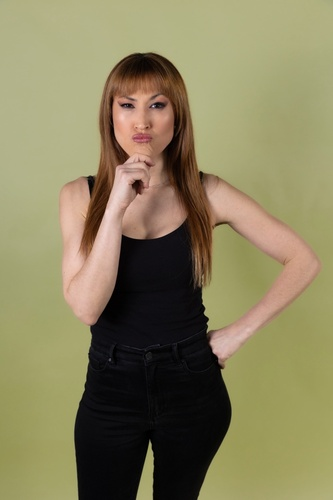
#> input picture 131 OK CORREGIDA.jpg, 333 x 500 px, shrunk from 640 x 960 before the run; the run also reads 1 picture not shown here
$ python main3.py
#> lines starting #> are read from the running program, lines starting #| are printed output that depends on the picture
import os
from PIL import Image, ImageEnhance, ImageStat
import argparse

# Constantes
RESOURCES_FOLDER = "resources"
PROCESSED_FOLDER = os.path.join(RESOURCES_FOLDER, "procesadas")
CORRECTED_IMAGE_PATH = "131 OK CORREGIDA.jpg"
ORIGINAL_IMAGE_PATH = "Teatro-131.jpg"


def calculate_brightness_difference(corrected_image, original_image):
    corrected_stat = ImageStat.Stat(corrected_image.convert('L'))
    original_stat = ImageStat.Stat(original_image.convert('L'))

    brightness_corrected = corrected_stat.mean[0]
    brightness_original = original_stat.mean[0]

    brightness_adjust = brightness_corrected / brightness_original
    return brightness_adjust


def calculate_temperature_difference(corrected_image, original_image):
    # Simplified color adjustment by comparing average red and blue channel values
    corrected_stat = ImageStat.Stat(corrected_image)
    original_stat = ImageStat.Stat(original_image)

    red_corrected, green_corrected, blue_corrected = corrected_stat.mean[:3]
    red_original, green_original, blue_original = original_stat.mean[:3]

    # Assume that temperature can be approximated by the ratio of red to blue
    red_blue_ratio_corrected = red_corrected / blue_corrected
    red_blue_ratio_original = red_original / blue_original

    temperature_adjust = (
                                     red_blue_ratio_corrected - red_blue_ratio_original) * 128  # Scale the value to get a noticeable change
    return temperature_adjust


def adjust_brightness(image, brightness_value):
    enhancer = ImageEnhance.Brightness(image)
    return enhancer.enhance(brightness_value)


def adjust_temperature(image, temperature_value):
    # Adjust temperature by modifying red and blue channels
    r, g, b = image.split()
    r = r.point(lambda i: i + temperature_value)
    b = b.point(lambda i: i - temperature_value)
    return Image.merge('RGB', (r, g, b))


def process_images(additional_temperature_percentage):
    # Crear el directorio para las imágenes procesadas si no existe
#> called with additional_temperature_percentage = 0
    if not os.path.exists(PROCESSED_FOLDER):
        os.makedirs(PROCESSED_FOLDER)

    corrected_image = Image.open(CORRECTED_IMAGE_PATH)
#> corrected_image is the input picture: PIL image 333x500 RGB; mean R, G, B 136.6, 129, 93.5
    original_image = Image.open(ORIGINAL_IMAGE_PATH)

    brightness_adjust = calculate_brightness_difference(corrected_image, original_image)
#> in calculate_brightness_difference, `brightness_corrected = corrected_stat.mean[0]`: brightness_corrected = 127.2
#> in calculate_brightness_difference, `brightness_original = original_stat.mean[0]`: brightness_original = 123.5
#> in calculate_brightness_difference, `brightness_adjust = brightness_corrected / brightness_original`: brightness_adjust = 1.03
#> brightness_adjust = 1.03
    base_temperature_adjust = calculate_temperature_difference(corrected_image, original_image)
#> in calculate_temperature_difference, `red_corrected, green_corrected, blue_corrected = corrected_stat.mean[:3]`: red_corrected = 136.6; green_corrected = 129; blue_corrected = 93.46
#> in calculate_temperature_difference, `red_original, green_original, blue_original = original_stat.mean[:3]`: red_original = 133; green_original = 125.4; blue_original = 88.28
#> in calculate_temperature_difference, `red_blue_ratio_corrected = red_corrected / blue_corrected`: red_blue_ratio_corrected = 1.46
#> in calculate_temperature_difference, `red_blue_ratio_original = red_original / blue_original`: red_blue_ratio_original = 1.51
#> in calculate_temperature_difference, `temperature_adjust = ( red_blue_ratio_corrected - red_blue_ratio_origi..`: temperature_adjust = -5.77
#> base_temperature_adjust = -5.77

    # Aplicar el porcentaje adicional de temperatura
    additional_temperature_adjust = base_temperature_adjust * (additional_temperature_percentage / 100)
#> additional_temperature_adjust = 0
    total_temperature_adjust = base_temperature_adjust + additional_temperature_adjust
#> total_temperature_adjust = -5.77

    for filename in os.listdir(RESOURCES_FOLDER):
        if filename.lower().endswith(('.png', '.jpg', '.jpeg', '.bmp', '.gif')) and filename != "procesadas":
            image_path = os.path.join(RESOURCES_FOLDER, filename)
            image = Image.open(image_path)
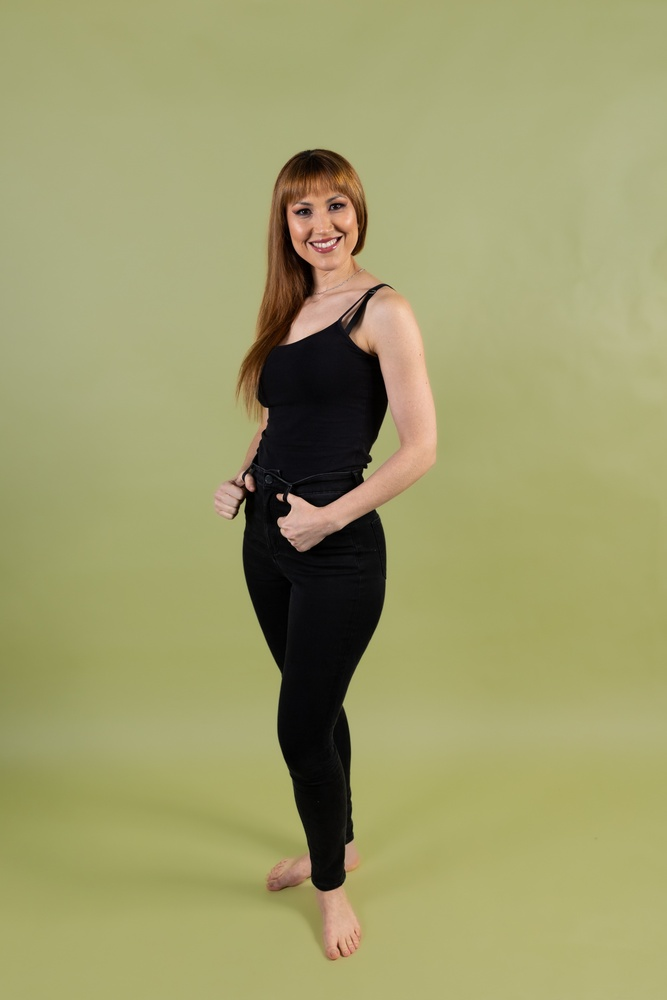
#> input picture resources/Teatro-113.jpg, 667 x 1000 px, shrunk from 1280 x 1920 before the run
#> image is the input picture: PIL image 667x1000 RGB; mean R, G, B 158.5, 156.8, 106.9
            print(f"Processing {filename}...")
            image = adjust_brightness(image, brightness_adjust)
            image = adjust_temperature(image, total_temperature_adjust)
#> in adjust_temperature, `r, g, b = image.split()`:
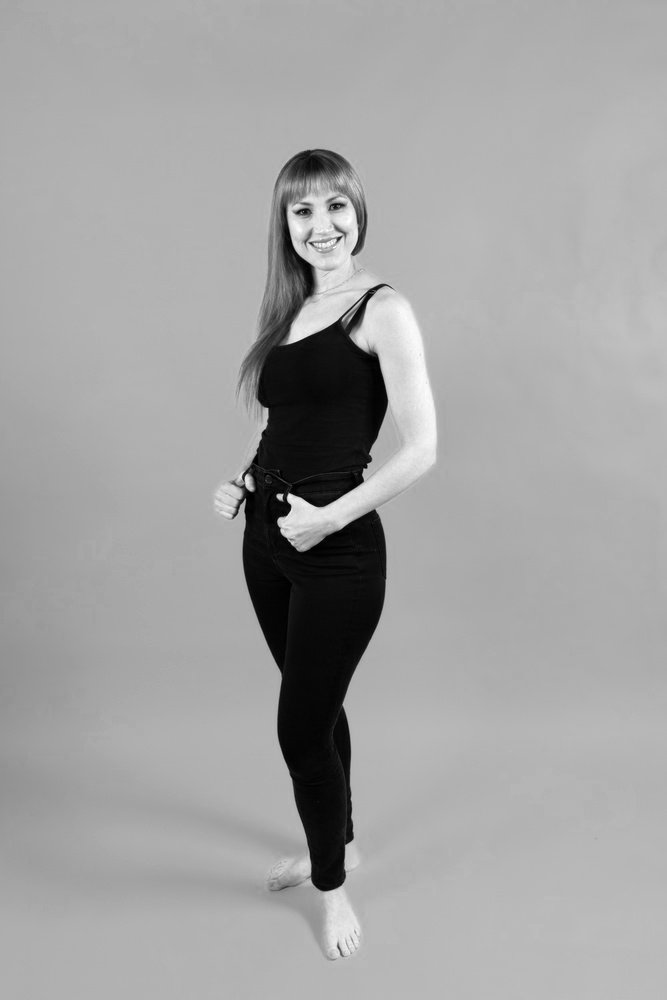
#> r: PIL image 667x1000 L; min 0, max 255, mean 163
#> in adjust_temperature, `r, g, b = image.split()`:
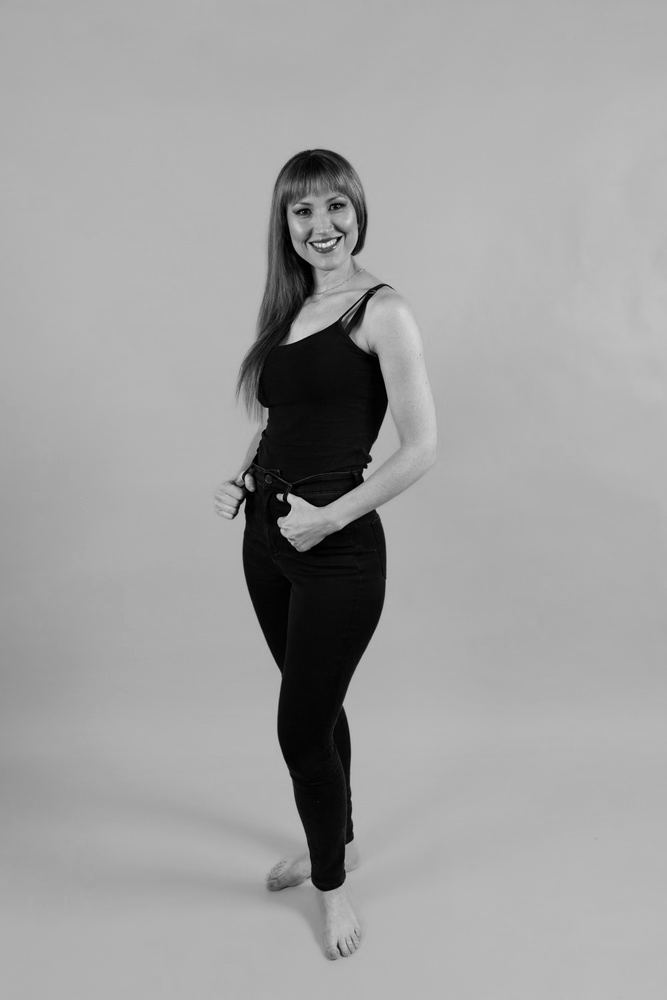
#> g: PIL image 667x1000 L; min 0, max 235, mean 161.3
#> in adjust_temperature, `r, g, b = image.split()`:
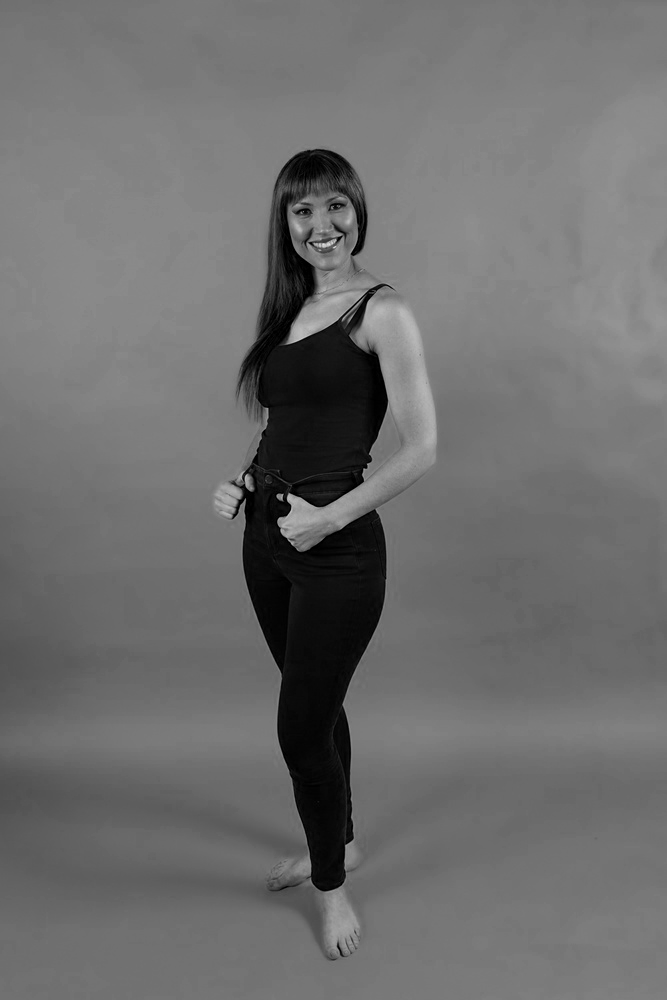
#> b: PIL image 667x1000 L; min 0, max 223, mean 109.7
            output_path = os.path.join(PROCESSED_FOLDER, filename)
            image.save(output_path)
            print(f"Saved processed image as {output_path}")
#> pass 2 of the loop in process_images, `for filename in os.listdir(RESOURCES_FOLDER):`:
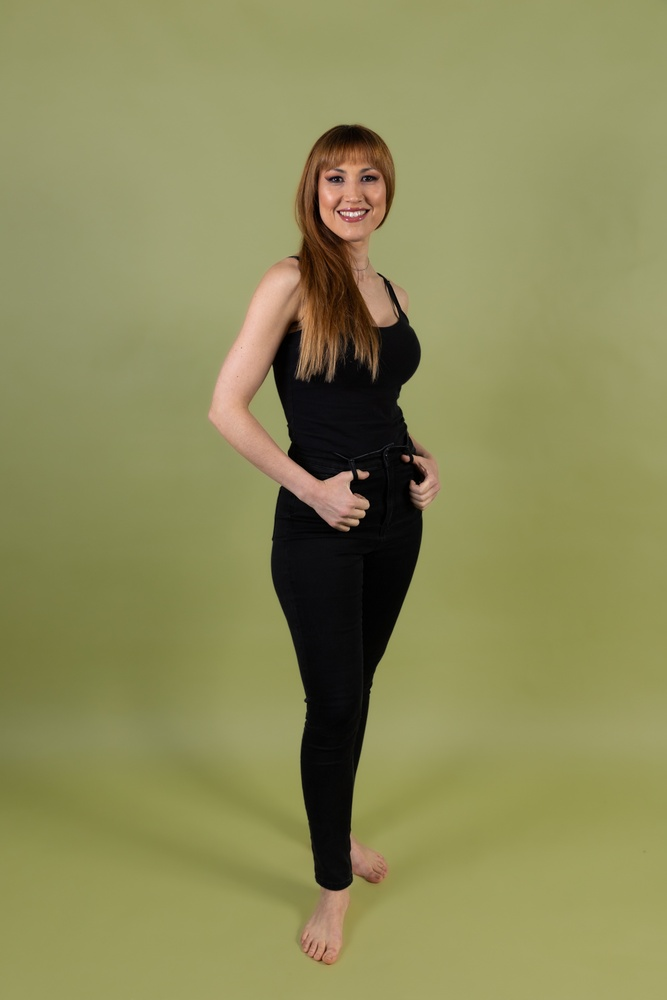
#> input picture resources/Teatro-117.jpg, 667 x 1000 px, shrunk from 1280 x 1920 before the run
#> in process_images, image is the input picture: PIL image 667x1000 RGB; mean R, G, B 140.1, 138.7, 89
#> in adjust_temperature (call 2), `r, g, b = image.split()`:
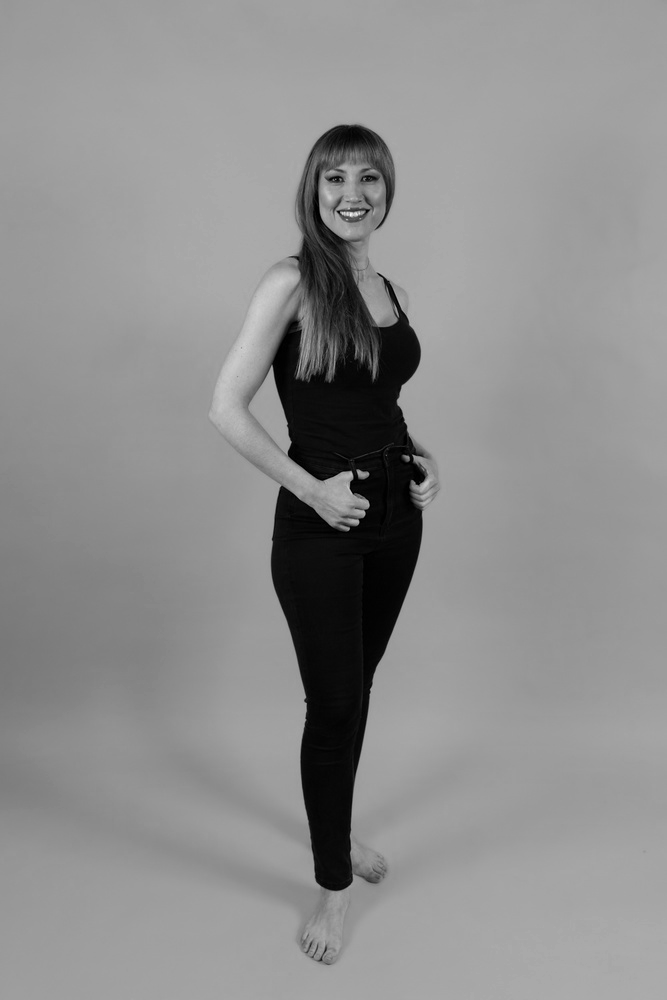
#> g: PIL image 667x1000 L; min 0, max 250, mean 142.3
#> in adjust_temperature (call 2), `r, g, b = image.split()`:
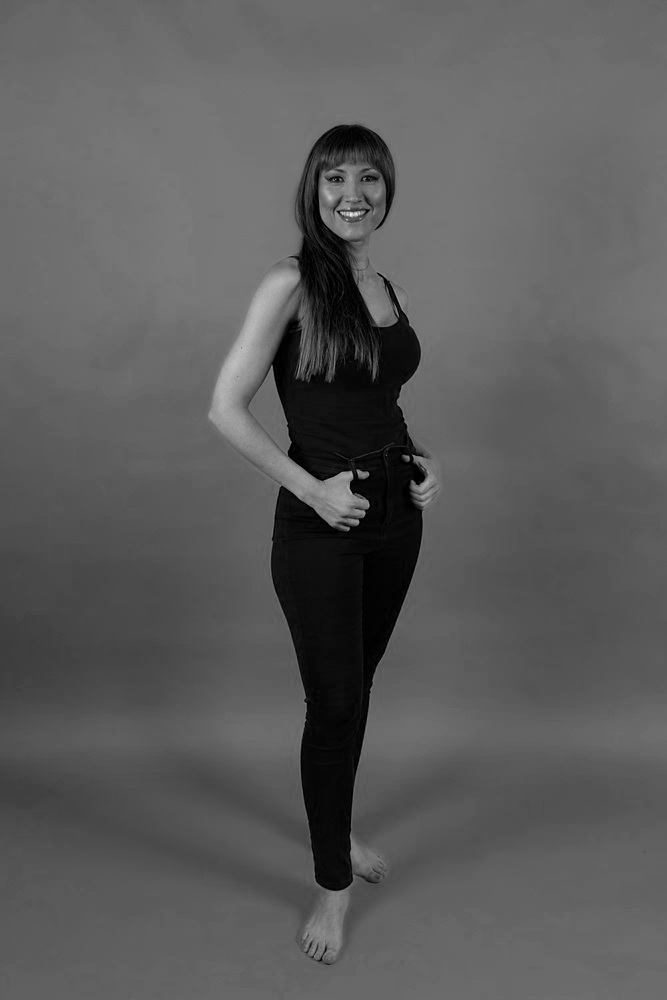
#> b: PIL image 667x1000 L; min 0, max 245, mean 91.2
#> pass 3 of the loop in process_images, `for filename in os.listdir(RESOURCES_FOLDER):`:
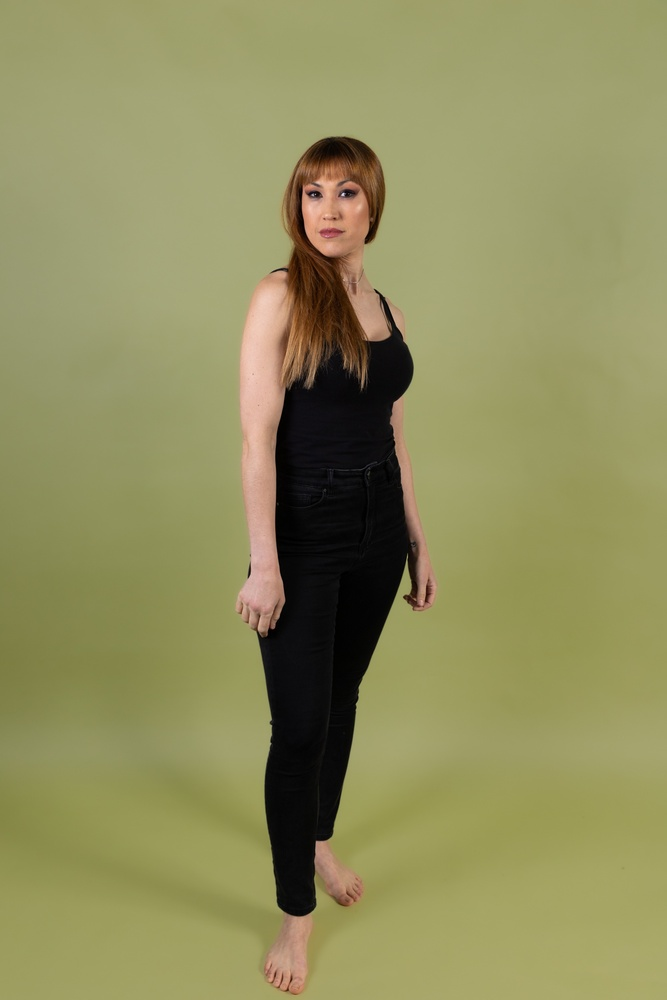
#> input picture resources/Teatro-120.jpg, 667 x 1000 px, shrunk from 1280 x 1920 before the run
#> in process_images, image is the input picture: PIL image 667x1000 RGB; mean R, G, B 144.1, 142.3, 93.3
#> in adjust_temperature (call 3), `r, g, b = image.split()`:
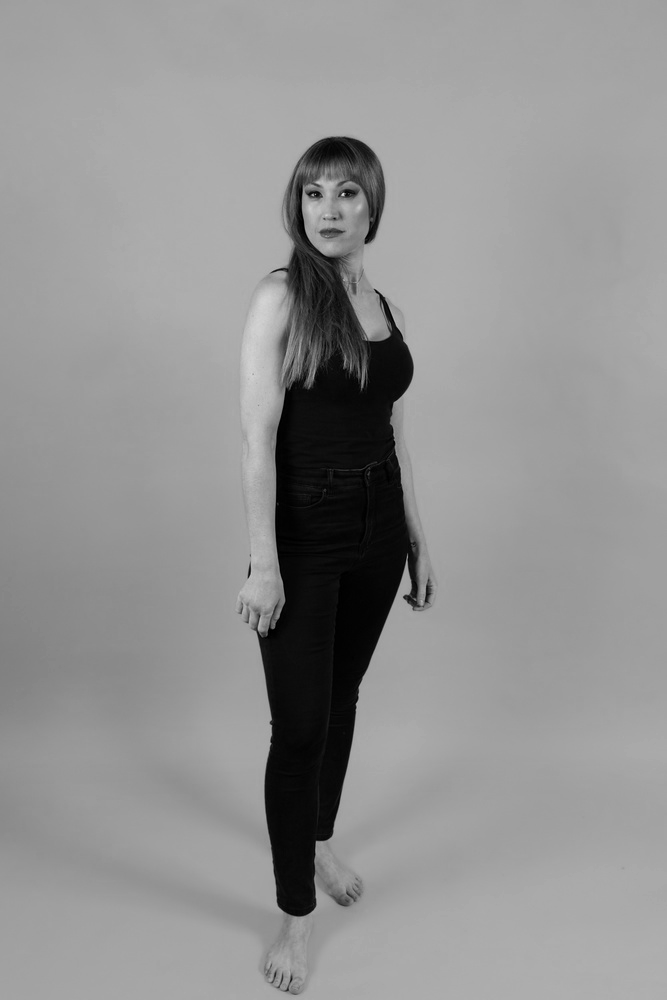
#> g: PIL image 667x1000 L; min 0, max 221, mean 146.1
#> in adjust_temperature (call 3), `r, g, b = image.split()`:
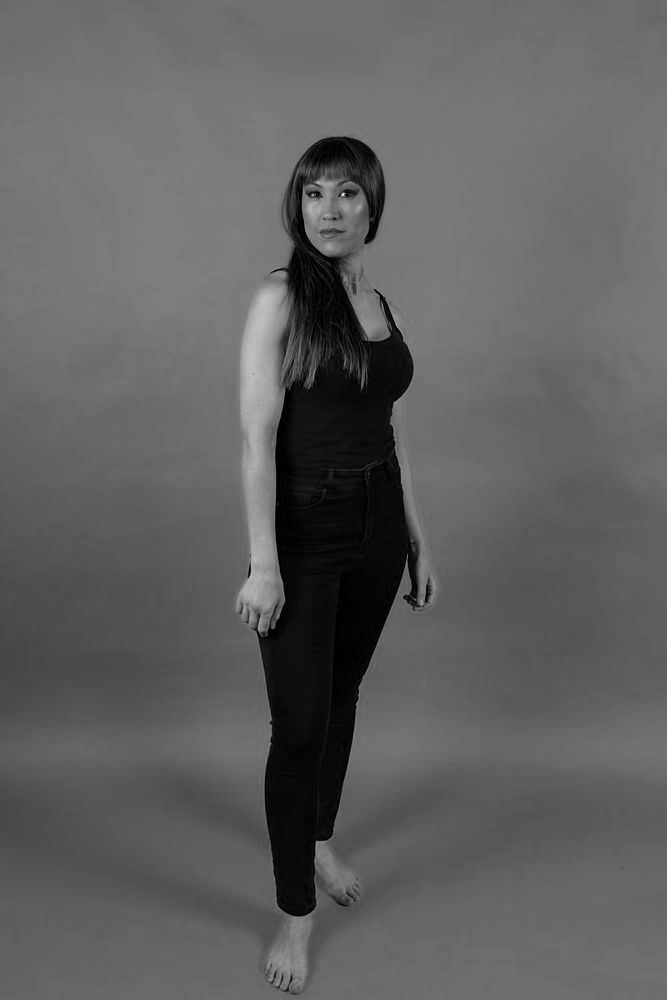
#> b: PIL image 667x1000 L; min 0, max 232, mean 95.6
#> the loop made 4 passes; the first 3 are shown


if __name__ == "__main__":
    parser = argparse.ArgumentParser(description="Adjust brightness and temperature of images in a folder.")
    parser.add_argument("--additional_temperature", type=float, default=0,
                        help="Additional temperature percentage to add (default is 0).")

    args = parser.parse_args()

    process_images(args.additional_temperature)
